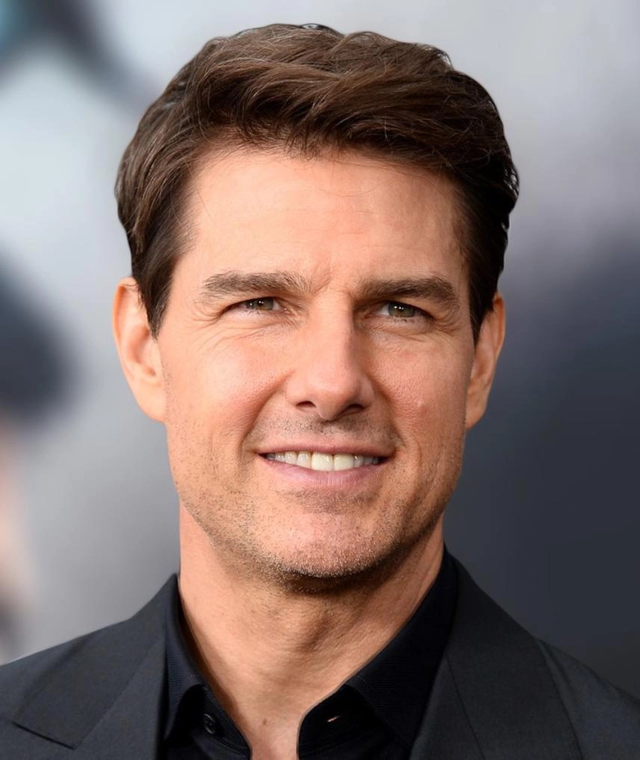
#> input picture Machine Learning/OpenCV/images/tom_cruise.webp, 1280 x 1519 px, found by its file name (shown at 1/2 size)
$ python draw_line.py
#> lines starting #> are read from the running program, lines starting #| are printed output that depends on the picture
import cv2
import numpy as np

image_path = r"C:\Users\kumaw\Desktop\Learning Everything\Learning_Everything\Machine Learning\OpenCV\images\tom_cruise.webp"

img = cv2.imread(image_path)
#> img is the input picture: shape (1519, 1280, 3); mean B, G, R 107.6, 112.5, 132.1

re_size_image = cv2.resize(img,(500,700))
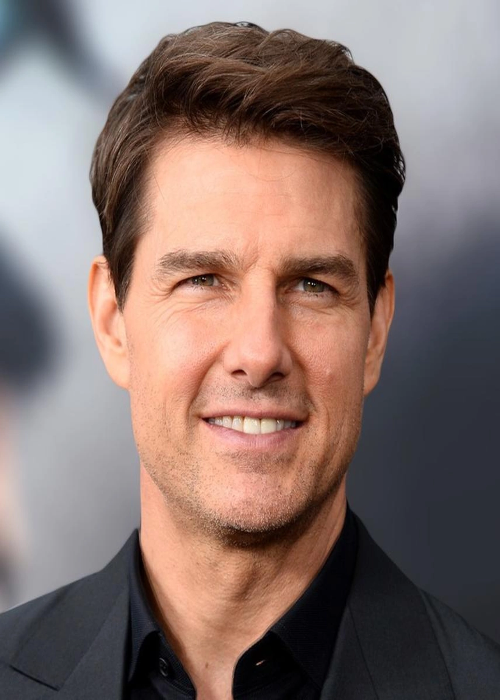
#> re_size_image: shape (700, 500, 3); mean B, G, R 107.5, 112.4, 132

new_img = cv2.line(re_size_image,(160,130),(360,150),(0,255,0),4,16)

cv2.imshow("Shimbhu",new_img)

cv2.waitKey(0)

cv2.destroyAllWindows()

$ run again, with Machine Learning/OpenCV/images/GuruRandhawa.webp copied over Machine Learning/OpenCV/images/tom_cruise.webp
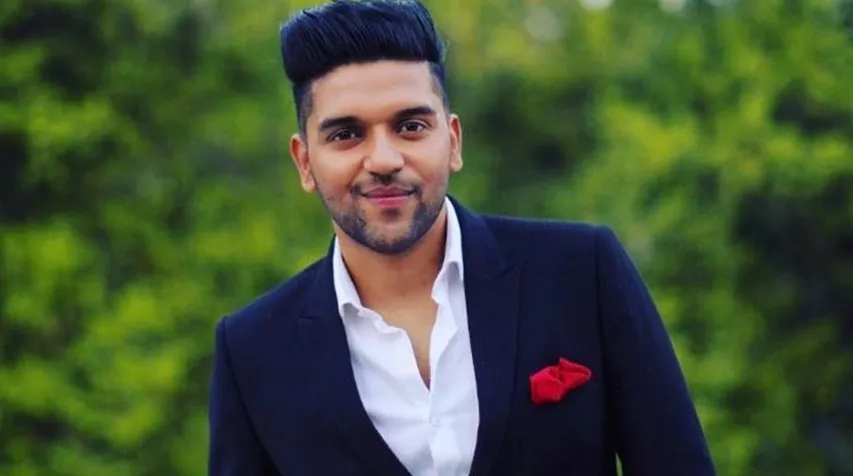
#> input picture Machine Learning/OpenCV/images/GuruRandhawa.webp, 853 x 476 px, found by its file name
#> img is the input picture: shape (476, 853, 3); mean B, G, R 53.6, 83.6, 68.7
#> `re_size_image = cv2.resize(img,(500,700))`:
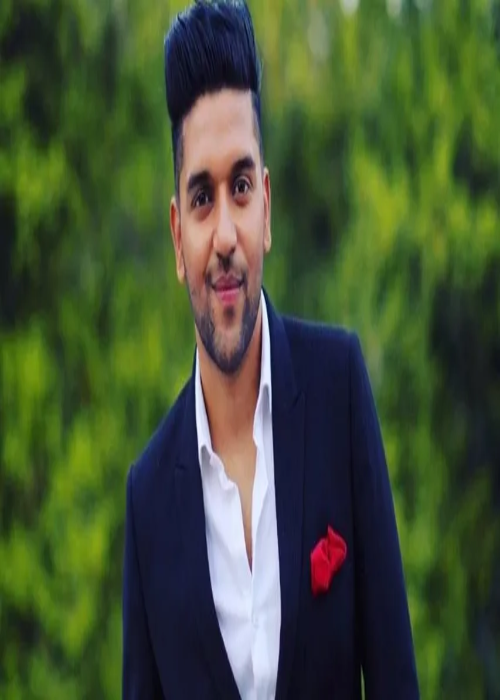
#> re_size_image: shape (700, 500, 3); mean B, G, R 53.5, 83.5, 68.6

$ run again, with Machine Learning/OpenCV/images/emma_watson.webp copied over Machine Learning/OpenCV/images/tom_cruise.webp
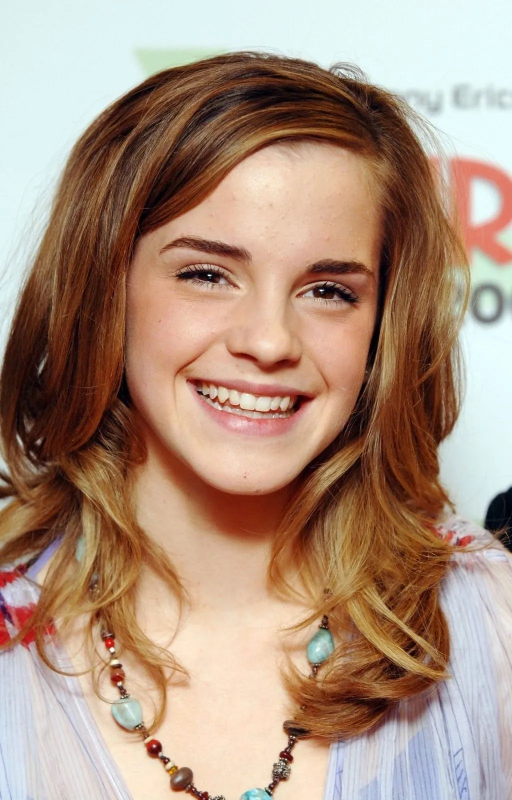
#> input picture Machine Learning/OpenCV/images/emma_watson.webp, 1024 x 1600 px, found by its file name (shown at 1/2 size)
#> img is the input picture: shape (1600, 1024, 3); mean B, G, R 126.8, 145.1, 172.4
#> `re_size_image = cv2.resize(img,(500,700))`:
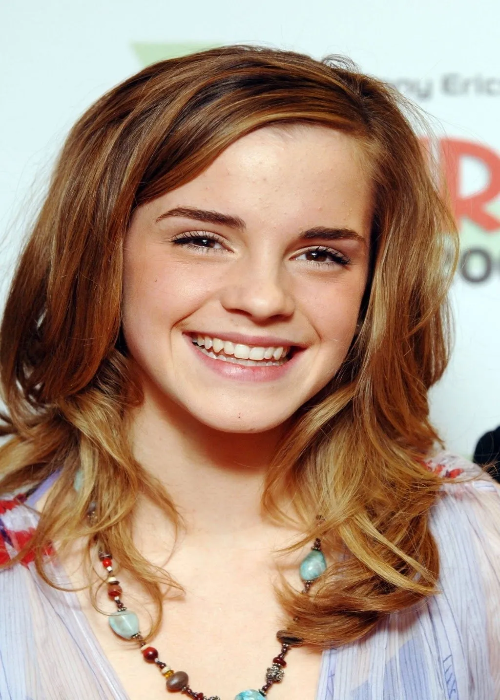
#> re_size_image: shape (700, 500, 3); mean B, G, R 126.7, 145, 172.3
